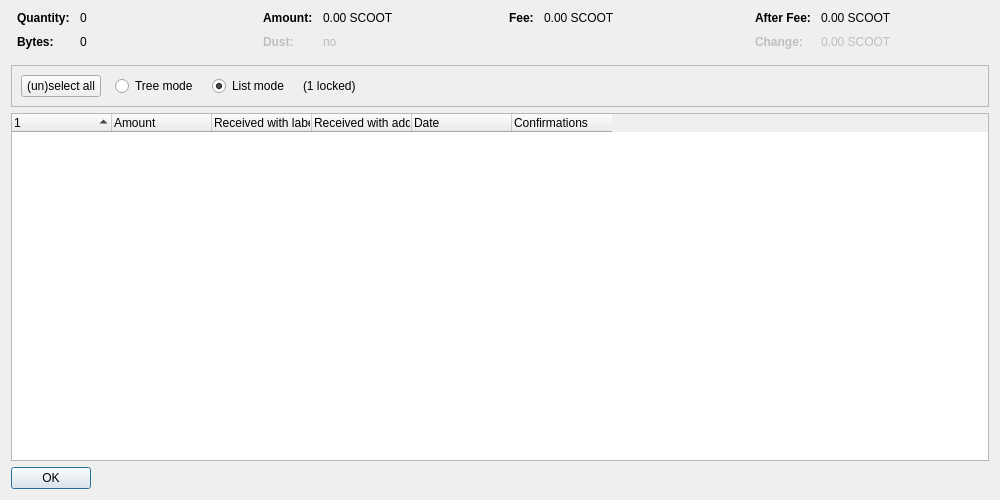
<?xml version="1.0" encoding="UTF-8"?>
<ui version="4.0">
 <class>CoinControlDialog</class>
 <widget class="QDialog" name="CoinControlDialog">
  <property name="geometry">
   <rect>
    <x>0</x>
    <y>0</y>
    <width>1000</width>
    <height>500</height>
   </rect>
  </property>
  <property name="windowTitle">
   <string>Coin Selection</string>
  </property>
  <layout class="QVBoxLayout" name="verticalLayout">
   <item>
    <layout class="QHBoxLayout" name="horizontalLayoutTop" stretch="0,0,0,0">
     <property name="topMargin">
      <number>0</number>
     </property>
     <property name="bottomMargin">
      <number>10</number>
     </property>
     <item>
      <layout class="QFormLayout" name="formLayoutCoinControl1">
       <property name="horizontalSpacing">
        <number>10</number>
       </property>
       <property name="verticalSpacing">
        <number>10</number>
       </property>
       <property name="leftMargin">
        <number>6</number>
       </property>
       <property name="rightMargin">
        <number>6</number>
       </property>
       <item row="0" column="0">
        <widget class="QLabel" name="labelCoinControlQuantityText">
         <property name="font">
          <font>
           <weight>75</weight>
           <bold>true</bold>
          </font>
         </property>
         <property name="text">
          <string>Quantity:</string>
         </property>
        </widget>
       </item>
       <item row="0" column="1">
        <widget class="QLabel" name="labelCoinControlQuantity">
         <property name="cursor">
          <cursorShape>IBeamCursor</cursorShape>
         </property>
         <property name="contextMenuPolicy">
          <enum>Qt::ActionsContextMenu</enum>
         </property>
         <property name="text">
          <string notr="true">0</string>
         </property>
         <property name="textInteractionFlags">
          <set>Qt::LinksAccessibleByMouse|Qt::TextSelectableByKeyboard|Qt::TextSelectableByMouse</set>
         </property>
        </widget>
       </item>
       <item row="1" column="0">
        <widget class="QLabel" name="labelCoinControlBytesText">
         <property name="font">
          <font>
           <weight>75</weight>
           <bold>true</bold>
          </font>
         </property>
         <property name="text">
          <string>Bytes:</string>
         </property>
        </widget>
       </item>
       <item row="1" column="1">
        <widget class="QLabel" name="labelCoinControlBytes">
         <property name="cursor">
          <cursorShape>IBeamCursor</cursorShape>
         </property>
         <property name="contextMenuPolicy">
          <enum>Qt::ActionsContextMenu</enum>
         </property>
         <property name="text">
          <string notr="true">0</string>
         </property>
         <property name="textInteractionFlags">
          <set>Qt::LinksAccessibleByMouse|Qt::TextSelectableByKeyboard|Qt::TextSelectableByMouse</set>
         </property>
        </widget>
       </item>
      </layout>
     </item>
     <item>
      <layout class="QFormLayout" name="formLayoutCoinControl2">
       <property name="horizontalSpacing">
        <number>10</number>
       </property>
       <property name="verticalSpacing">
        <number>10</number>
       </property>
       <property name="leftMargin">
        <number>6</number>
       </property>
       <property name="rightMargin">
        <number>6</number>
       </property>
       <item row="0" column="0">
        <widget class="QLabel" name="labelCoinControlAmountText">
         <property name="font">
          <font>
           <weight>75</weight>
           <bold>true</bold>
          </font>
         </property>
         <property name="text">
          <string>Amount:</string>
         </property>
        </widget>
       </item>
       <item row="0" column="1">
        <widget class="QLabel" name="labelCoinControlAmount">
         <property name="cursor">
          <cursorShape>IBeamCursor</cursorShape>
         </property>
         <property name="contextMenuPolicy">
          <enum>Qt::ActionsContextMenu</enum>
         </property>
         <property name="text">
          <string notr="true">0.00 SCOOT</string>
         </property>
         <property name="textInteractionFlags">
          <set>Qt::LinksAccessibleByMouse|Qt::TextSelectableByKeyboard|Qt::TextSelectableByMouse</set>
         </property>
        </widget>
       </item>
       <item row="1" column="0">
        <widget class="QLabel" name="labelCoinControlLowOutputText">
         <property name="enabled">
          <bool>false</bool>
         </property>
         <property name="font">
          <font>
           <weight>75</weight>
           <bold>true</bold>
          </font>
         </property>
         <property name="text">
          <string>Dust:</string>
         </property>
        </widget>
       </item>
       <item row="1" column="1">
        <widget class="QLabel" name="labelCoinControlLowOutput">
         <property name="enabled">
          <bool>false</bool>
         </property>
         <property name="cursor">
          <cursorShape>IBeamCursor</cursorShape>
         </property>
         <property name="contextMenuPolicy">
          <enum>Qt::ActionsContextMenu</enum>
         </property>
         <property name="text">
          <string notr="true">no</string>
         </property>
         <property name="textInteractionFlags">
          <set>Qt::LinksAccessibleByMouse|Qt::TextSelectableByKeyboard|Qt::TextSelectableByMouse</set>
         </property>
        </widget>
       </item>
      </layout>
     </item>
     <item>
      <layout class="QFormLayout" name="formLayoutCoinControl3">
       <property name="horizontalSpacing">
        <number>10</number>
       </property>
       <property name="verticalSpacing">
        <number>10</number>
       </property>
       <property name="leftMargin">
        <number>6</number>
       </property>
       <property name="rightMargin">
        <number>6</number>
       </property>
       <item row="0" column="0">
        <widget class="QLabel" name="labelCoinControlFeeText">
         <property name="font">
          <font>
           <weight>75</weight>
           <bold>true</bold>
          </font>
         </property>
         <property name="text">
          <string>Fee:</string>
         </property>
        </widget>
       </item>
       <item row="0" column="1">
        <widget class="QLabel" name="labelCoinControlFee">
         <property name="cursor">
          <cursorShape>IBeamCursor</cursorShape>
         </property>
         <property name="contextMenuPolicy">
          <enum>Qt::ActionsContextMenu</enum>
         </property>
         <property name="text">
          <string notr="true">0.00 SCOOT</string>
         </property>
         <property name="textInteractionFlags">
          <set>Qt::LinksAccessibleByMouse|Qt::TextSelectableByKeyboard|Qt::TextSelectableByMouse</set>
         </property>
        </widget>
       </item>
      </layout>
     </item>
     <item>
      <layout class="QFormLayout" name="formLayoutCoinControl4">
       <property name="horizontalSpacing">
        <number>10</number>
       </property>
       <property name="verticalSpacing">
        <number>10</number>
       </property>
       <property name="leftMargin">
        <number>6</number>
       </property>
       <property name="rightMargin">
        <number>6</number>
       </property>
       <item row="0" column="0">
        <widget class="QLabel" name="labelCoinControlAfterFeeText">
         <property name="font">
          <font>
           <weight>75</weight>
           <bold>true</bold>
          </font>
         </property>
         <property name="text">
          <string>After Fee:</string>
         </property>
        </widget>
       </item>
       <item row="0" column="1">
        <widget class="QLabel" name="labelCoinControlAfterFee">
         <property name="cursor">
          <cursorShape>IBeamCursor</cursorShape>
         </property>
         <property name="contextMenuPolicy">
          <enum>Qt::ActionsContextMenu</enum>
         </property>
         <property name="text">
          <string notr="true">0.00 SCOOT</string>
         </property>
         <property name="textInteractionFlags">
          <set>Qt::LinksAccessibleByMouse|Qt::TextSelectableByKeyboard|Qt::TextSelectableByMouse</set>
         </property>
        </widget>
       </item>
       <item row="1" column="0">
        <widget class="QLabel" name="labelCoinControlChangeText">
         <property name="enabled">
          <bool>false</bool>
         </property>
         <property name="font">
          <font>
           <weight>75</weight>
           <bold>true</bold>
          </font>
         </property>
         <property name="text">
          <string>Change:</string>
         </property>
        </widget>
       </item>
       <item row="1" column="1">
        <widget class="QLabel" name="labelCoinControlChange">
         <property name="enabled">
          <bool>false</bool>
         </property>
         <property name="cursor">
          <cursorShape>IBeamCursor</cursorShape>
         </property>
         <property name="contextMenuPolicy">
          <enum>Qt::ActionsContextMenu</enum>
         </property>
         <property name="text">
          <string notr="true">0.00 SCOOT</string>
         </property>
         <property name="textInteractionFlags">
          <set>Qt::LinksAccessibleByMouse|Qt::TextSelectableByKeyboard|Qt::TextSelectableByMouse</set>
         </property>
        </widget>
       </item>
      </layout>
     </item>
    </layout>
   </item>
   <item>
    <widget class="QFrame" name="frame">
     <property name="minimumSize">
      <size>
       <width>0</width>
       <height>40</height>
      </size>
     </property>
     <property name="frameShape">
      <enum>QFrame::StyledPanel</enum>
     </property>
     <property name="frameShadow">
      <enum>QFrame::Sunken</enum>
     </property>
     <layout class="QHBoxLayout" name="horizontalLayout">
      <item>
       <layout class="QHBoxLayout" name="horizontalLayoutPanel" stretch="0,0,0,0,0">
        <property name="spacing">
         <number>14</number>
        </property>
        <item>
         <widget class="QPushButton" name="pushButtonSelectAll">
          <property name="sizePolicy">
           <sizepolicy hsizetype="Maximum" vsizetype="Fixed">
            <horstretch>0</horstretch>
            <verstretch>0</verstretch>
           </sizepolicy>
          </property>
          <property name="text">
           <string>(un)select all</string>
          </property>
          <property name="autoDefault">
           <bool>false</bool>
          </property>
         </widget>
        </item>
        <item>
         <widget class="QRadioButton" name="radioTreeMode">
          <property name="sizePolicy">
           <sizepolicy hsizetype="Maximum" vsizetype="Fixed">
            <horstretch>0</horstretch>
            <verstretch>0</verstretch>
           </sizepolicy>
          </property>
          <property name="text">
           <string>Tree mode</string>
          </property>
         </widget>
        </item>
        <item>
         <widget class="QRadioButton" name="radioListMode">
          <property name="sizePolicy">
           <sizepolicy hsizetype="Maximum" vsizetype="Fixed">
            <horstretch>0</horstretch>
            <verstretch>0</verstretch>
           </sizepolicy>
          </property>
          <property name="text">
           <string>List mode</string>
          </property>
          <property name="checked">
           <bool>true</bool>
          </property>
         </widget>
        </item>
        <item>
         <widget class="QLabel" name="labelLocked">
          <property name="text">
           <string notr="true">(1 locked)</string>
          </property>
         </widget>
        </item>
        <item>
         <spacer name="horizontalSpacer">
          <property name="orientation">
           <enum>Qt::Horizontal</enum>
          </property>
          <property name="sizeHint" stdset="0">
           <size>
            <width>40</width>
            <height>20</height>
           </size>
          </property>
         </spacer>
        </item>
       </layout>
      </item>
     </layout>
    </widget>
   </item>
   <item>
    <widget class="CoinControlTreeWidget" name="treeWidget">
     <property name="contextMenuPolicy">
      <enum>Qt::CustomContextMenu</enum>
     </property>
     <property name="sortingEnabled">
      <bool>false</bool>
     </property>
     <property name="columnCount">
      <number>6</number>
     </property>
     <attribute name="headerShowSortIndicator" stdset="0">
      <bool>true</bool>
     </attribute>
     <attribute name="headerStretchLastSection">
      <bool>false</bool>
     </attribute>
     <column>
      <property name="text">
       <string/>
      </property>
     </column>
     <column>
      <property name="text">
       <string>Amount</string>
      </property>
     </column>
     <column>
      <property name="text">
       <string>Received with label</string>
      </property>
     </column>
     <column>
      <property name="text">
       <string>Received with address</string>
      </property>
     </column>
     <column>
      <property name="text">
       <string>Date</string>
      </property>
     </column>
     <column>
      <property name="text">
       <string>Confirmations</string>
      </property>
      <property name="toolTip">
       <string>Confirmed</string>
      </property>
     </column>
     <column>
      <property name="text">
       <string/>
      </property>
     </column>
     <column>
      <property name="text">
       <string/>
      </property>
     </column>
     <column>
      <property name="text">
       <string/>
      </property>
     </column>
     <column>
      <property name="text">
       <string/>
      </property>
     </column>
    </widget>
   </item>
   <item>
    <widget class="QDialogButtonBox" name="buttonBox">
     <property name="sizePolicy">
      <sizepolicy hsizetype="Maximum" vsizetype="Fixed">
       <horstretch>0</horstretch>
       <verstretch>0</verstretch>
      </sizepolicy>
     </property>
     <property name="orientation">
      <enum>Qt::Horizontal</enum>
     </property>
     <property name="standardButtons">
      <set>QDialogButtonBox::Ok</set>
     </property>
    </widget>
   </item>
  </layout>
 </widget>
 <customwidgets>
  <customwidget>
   <class>CoinControlTreeWidget</class>
   <extends>QTreeWidget</extends>
   <header>qt/coincontroltreewidget.h</header>
  </customwidget>
 </customwidgets>
 <resources/>
 <connections/>
</ui>
